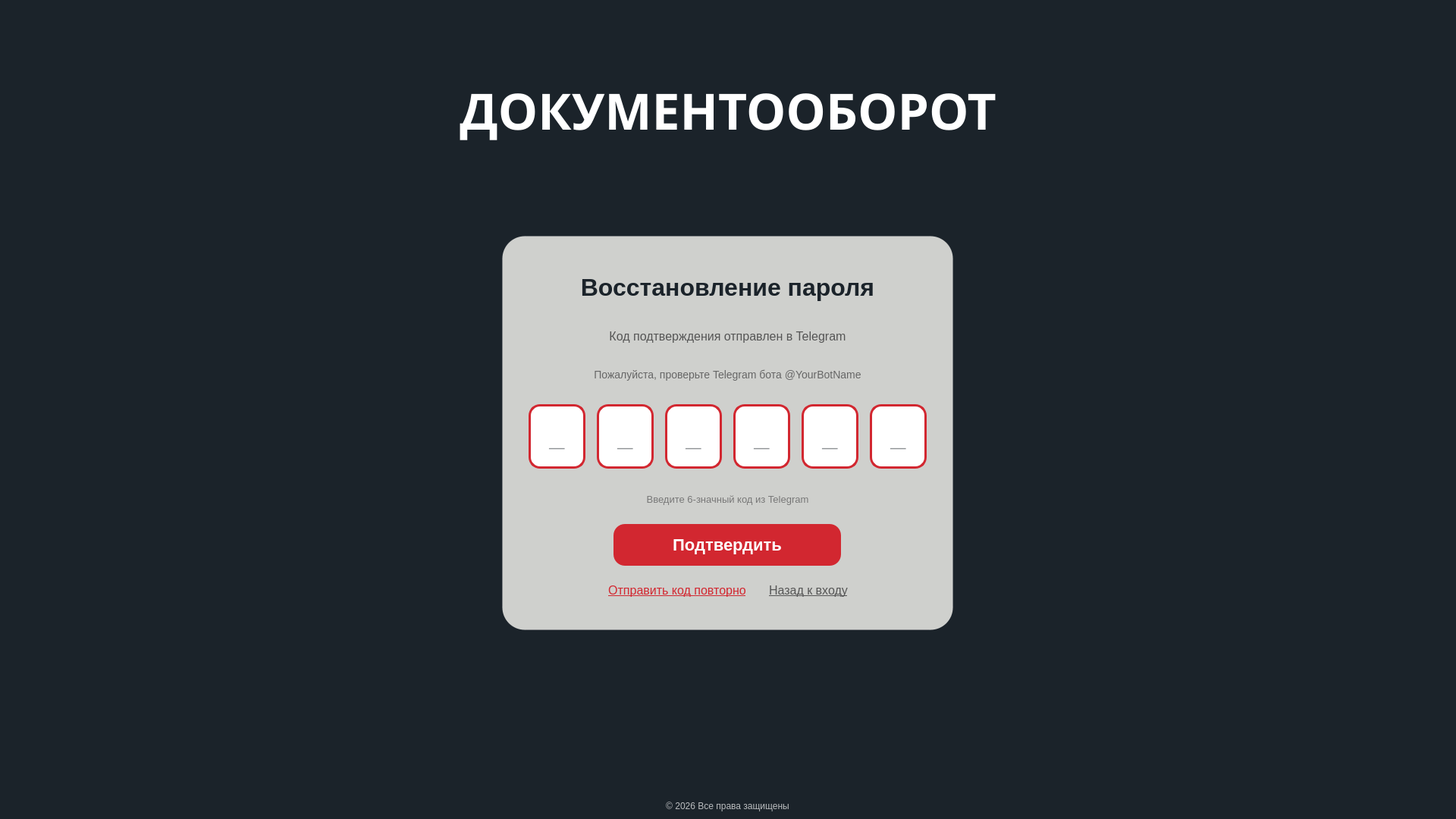
<?xml version="1.0" encoding="UTF-8"?>
<ui version="4.0">
 <class>ResetPasswordWindow</class>
 <widget class="QWidget" name="ResetPasswordWindow">
  <property name="geometry">
   <rect>
    <x>0</x>
    <y>0</y>
    <width>1920</width>
    <height>1080</height>
   </rect>
  </property>
  <property name="windowTitle">
   <string>Восстановление пароля</string>
  </property>
  <property name="styleSheet">
   <string notr="true">background-color: #1B232A;</string>
  </property>
  <layout class="QVBoxLayout" name="mainLayout">
   <property name="spacing">
    <number>0</number>
   </property>
   <property name="leftMargin">
    <number>0</number>
   </property>
   <property name="topMargin">
    <number>0</number>
   </property>
   <property name="rightMargin">
    <number>0</number>
   </property>
   <property name="bottomMargin">
    <number>0</number>
   </property>
   <item>
    <widget class="QWidget" name="backgroundWidget" native="true">
     <property name="styleSheet">
      <string notr="true">background-color: #1B232A;
border: none;</string>
     </property>
     <layout class="QVBoxLayout" name="backgroundLayout">
      <property name="spacing">
       <number>0</number>
      </property>
      <property name="leftMargin">
       <number>0</number>
      </property>
      <property name="topMargin">
       <number>0</number>
      </property>
      <property name="rightMargin">
       <number>0</number>
      </property>
      <property name="bottomMargin">
       <number>0</number>
      </property>
      <item>
       <spacer name="verticalSpacerTop">
        <property name="orientation">
         <enum>Qt::Orientation::Vertical</enum>
        </property>
        <property name="sizeType">
         <enum>QSizePolicy::Policy::Expanding</enum>
        </property>
        <property name="sizeHint" stdset="0">
         <size>
          <width>20</width>
          <height>100</height>
         </size>
        </property>
       </spacer>
      </item>
      <item>
       <widget class="QLabel" name="titleLabel">
        <property name="styleSheet">
         <string notr="true">color: white;
font-family: Xanmono;
font-size: 66px;
font-weight: bold;
background: transparent;</string>
        </property>
        <property name="text">
         <string>ДОКУМЕНТООБОРОТ</string>
        </property>
        <property name="alignment">
         <set>Qt::AlignmentFlag::AlignCenter</set>
        </property>
       </widget>
      </item>
      <item>
       <spacer name="verticalSpacer">
        <property name="orientation">
         <enum>Qt::Orientation::Vertical</enum>
        </property>
        <property name="sizeHint" stdset="0">
         <size>
          <width>20</width>
          <height>40</height>
         </size>
        </property>
       </spacer>
      </item>
      <item alignment="Qt::AlignmentFlag::AlignHCenter">
       <widget class="QWidget" name="logoContainer" native="true">
        <property name="styleSheet">
         <string notr="true">background: transparent;</string>
        </property>
        <layout class="QVBoxLayout" name="logoContainerLayout">
         <property name="spacing">
          <number>10</number>
         </property>
         <property name="leftMargin">
          <number>0</number>
         </property>
         <property name="topMargin">
          <number>0</number>
         </property>
         <property name="rightMargin">
          <number>0</number>
         </property>
         <property name="bottomMargin">
          <number>20</number>
         </property>
        </layout>
       </widget>
      </item>
      <item alignment="Qt::AlignmentFlag::AlignHCenter">
       <widget class="QWidget" name="centralWidget" native="true">
        <property name="minimumSize">
         <size>
          <width>550</width>
          <height>520</height>
         </size>
        </property>
        <property name="maximumSize">
         <size>
          <width>700</width>
          <height>550</height>
         </size>
        </property>
        <property name="styleSheet">
         <string notr="true">background-color: rgba(217, 217, 214, 0.95);
border-radius: 30px;
border: 1px solid rgba(255, 255, 255, 0.1);</string>
        </property>
        <layout class="QVBoxLayout" name="centralLayout">
         <property name="spacing">
          <number>15</number>
         </property>
         <property name="leftMargin">
          <number>35</number>
         </property>
         <property name="topMargin">
          <number>35</number>
         </property>
         <property name="rightMargin">
          <number>35</number>
         </property>
         <property name="bottomMargin">
          <number>35</number>
         </property>
         <item>
          <widget class="QLabel" name="resetTitleLabel">
           <property name="minimumSize">
            <size>
             <width>0</width>
             <height>65</height>
            </size>
           </property>
           <property name="maximumSize">
            <size>
             <width>16777215</width>
             <height>65</height>
            </size>
           </property>
           <property name="styleSheet">
            <string notr="true">color: #1B232A;
font-size: 32px;
font-weight: bold;
background: transparent;
border: none;</string>
           </property>
           <property name="text">
            <string>Восстановление пароля</string>
           </property>
           <property name="alignment">
            <set>Qt::AlignmentFlag::AlignCenter</set>
           </property>
          </widget>
         </item>
         <item>
          <widget class="QLabel" name="infoLabel">
           <property name="styleSheet">
            <string notr="true">color: #555;
font-size: 16px;
background: transparent;
border: none;
padding: 0 10px;</string>
           </property>
           <property name="text">
            <string>Код подтверждения отправлен в Telegram</string>
           </property>
           <property name="alignment">
            <set>Qt::AlignmentFlag::AlignCenter</set>
           </property>
           <property name="wordWrap">
            <bool>true</bool>
           </property>
          </widget>
         </item>
         <item>
          <widget class="QLabel" name="telegramHintLabel">
           <property name="styleSheet">
            <string notr="true">color: #666;
font-size: 14px;
background: transparent;
border: none;
padding: 0 10px;</string>
           </property>
           <property name="text">
            <string>Пожалуйста, проверьте Telegram бота @YourBotName</string>
           </property>
           <property name="alignment">
            <set>Qt::AlignmentFlag::AlignCenter</set>
           </property>
           <property name="wordWrap">
            <bool>true</bool>
           </property>
          </widget>
         </item>
         <item alignment="Qt::AlignmentFlag::AlignHCenter">
          <widget class="QWidget" name="codeContainer" native="true">
           <property name="minimumSize">
            <size>
             <width>420</width>
             <height>100</height>
            </size>
           </property>
           <property name="maximumSize">
            <size>
             <width>600</width>
             <height>100</height>
            </size>
           </property>
           <property name="styleSheet">
            <string notr="true">background: transparent;
border: none;</string>
           </property>
           <layout class="QHBoxLayout" name="codeLayout">
            <property name="spacing">
             <number>15</number>
            </property>
            <property name="leftMargin">
             <number>0</number>
            </property>
            <property name="topMargin">
             <number>0</number>
            </property>
            <property name="rightMargin">
             <number>0</number>
            </property>
            <property name="bottomMargin">
             <number>0</number>
            </property>
            <item>
             <widget class="QLineEdit" name="codeDigit1">
              <property name="minimumSize">
               <size>
                <width>65</width>
                <height>80</height>
               </size>
              </property>
              <property name="maximumSize">
               <size>
                <width>75</width>
                <height>85</height>
               </size>
              </property>
              <property name="cursor">
               <cursorShape>IBeamCursor</cursorShape>
              </property>
              <property name="styleSheet">
               <string notr="true">background-color: white;
border: 3px solid #D22730;
border-radius: 15px;
color: #1B232A;
font-size: 36px;
font-weight: bold;
text-align: center;
padding: 0;
selection-background-color: #D22730;
selection-color: white;</string>
              </property>
              <property name="text">
               <string/>
              </property>
              <property name="maxLength">
               <number>1</number>
              </property>
              <property name="placeholderText">
               <string>_</string>
              </property>
              <property name="alignment">
               <set>Qt::AlignmentFlag::AlignCenter</set>
              </property>
             </widget>
            </item>
            <item>
             <widget class="QLineEdit" name="codeDigit2">
              <property name="minimumSize">
               <size>
                <width>65</width>
                <height>80</height>
               </size>
              </property>
              <property name="maximumSize">
               <size>
                <width>75</width>
                <height>85</height>
               </size>
              </property>
              <property name="cursor">
               <cursorShape>IBeamCursor</cursorShape>
              </property>
              <property name="styleSheet">
               <string notr="true">background-color: white;
border: 3px solid #D22730;
border-radius: 15px;
color: #1B232A;
font-size: 36px;
font-weight: bold;
text-align: center;
padding: 0;
selection-background-color: #D22730;
selection-color: white;</string>
              </property>
              <property name="text">
               <string/>
              </property>
              <property name="maxLength">
               <number>1</number>
              </property>
              <property name="placeholderText">
               <string>_</string>
              </property>
              <property name="alignment">
               <set>Qt::AlignmentFlag::AlignCenter</set>
              </property>
             </widget>
            </item>
            <item>
             <widget class="QLineEdit" name="codeDigit3">
              <property name="minimumSize">
               <size>
                <width>65</width>
                <height>80</height>
               </size>
              </property>
              <property name="maximumSize">
               <size>
                <width>75</width>
                <height>85</height>
               </size>
              </property>
              <property name="cursor">
               <cursorShape>IBeamCursor</cursorShape>
              </property>
              <property name="styleSheet">
               <string notr="true">background-color: white;
border: 3px solid #D22730;
border-radius: 15px;
color: #1B232A;
font-size: 36px;
font-weight: bold;
text-align: center;
padding: 0;
selection-background-color: #D22730;
selection-color: white;</string>
              </property>
              <property name="text">
               <string/>
              </property>
              <property name="maxLength">
               <number>1</number>
              </property>
              <property name="placeholderText">
               <string>_</string>
              </property>
              <property name="alignment">
               <set>Qt::AlignmentFlag::AlignCenter</set>
              </property>
             </widget>
            </item>
            <item>
             <widget class="QLineEdit" name="codeDigit4">
              <property name="minimumSize">
               <size>
                <width>65</width>
                <height>80</height>
               </size>
              </property>
              <property name="maximumSize">
               <size>
                <width>75</width>
                <height>85</height>
               </size>
              </property>
              <property name="cursor">
               <cursorShape>IBeamCursor</cursorShape>
              </property>
              <property name="styleSheet">
               <string notr="true">background-color: white;
border: 3px solid #D22730;
border-radius: 15px;
color: #1B232A;
font-size: 36px;
font-weight: bold;
text-align: center;
padding: 0;
selection-background-color: #D22730;
selection-color: white;</string>
              </property>
              <property name="text">
               <string/>
              </property>
              <property name="maxLength">
               <number>1</number>
              </property>
              <property name="placeholderText">
               <string>_</string>
              </property>
              <property name="alignment">
               <set>Qt::AlignmentFlag::AlignCenter</set>
              </property>
             </widget>
            </item>
            <item>
             <widget class="QLineEdit" name="codeDigit5">
              <property name="minimumSize">
               <size>
                <width>65</width>
                <height>80</height>
               </size>
              </property>
              <property name="maximumSize">
               <size>
                <width>75</width>
                <height>85</height>
               </size>
              </property>
              <property name="cursor">
               <cursorShape>IBeamCursor</cursorShape>
              </property>
              <property name="styleSheet">
               <string notr="true">background-color: white;
border: 3px solid #D22730;
border-radius: 15px;
color: #1B232A;
font-size: 36px;
font-weight: bold;
text-align: center;
padding: 0;
selection-background-color: #D22730;
selection-color: white;</string>
              </property>
              <property name="text">
               <string/>
              </property>
              <property name="maxLength">
               <number>1</number>
              </property>
              <property name="placeholderText">
               <string>_</string>
              </property>
              <property name="alignment">
               <set>Qt::AlignmentFlag::AlignCenter</set>
              </property>
             </widget>
            </item>
            <item>
             <widget class="QLineEdit" name="codeDigit6">
              <property name="minimumSize">
               <size>
                <width>65</width>
                <height>80</height>
               </size>
              </property>
              <property name="maximumSize">
               <size>
                <width>75</width>
                <height>85</height>
               </size>
              </property>
              <property name="cursor">
               <cursorShape>IBeamCursor</cursorShape>
              </property>
              <property name="styleSheet">
               <string notr="true">background-color: white;
border: 3px solid #D22730;
border-radius: 15px;
color: #1B232A;
font-size: 36px;
font-weight: bold;
text-align: center;
padding: 0;
selection-background-color: #D22730;
selection-color: white;</string>
              </property>
              <property name="text">
               <string/>
              </property>
              <property name="maxLength">
               <number>1</number>
              </property>
              <property name="placeholderText">
               <string>_</string>
              </property>
              <property name="alignment">
               <set>Qt::AlignmentFlag::AlignCenter</set>
              </property>
             </widget>
            </item>
           </layout>
          </widget>
         </item>
         <item>
          <widget class="QLabel" name="codeHintLabel">
           <property name="styleSheet">
            <string notr="true">color: #777;
font-size: 13px;
background: transparent;
border: none;</string>
           </property>
           <property name="text">
            <string>Введите 6-значный код из Telegram</string>
           </property>
           <property name="alignment">
            <set>Qt::AlignmentFlag::AlignCenter</set>
           </property>
          </widget>
         </item>
         <item alignment="Qt::AlignmentFlag::AlignHCenter">
          <widget class="QPushButton" name="resetPasswordButton">
           <property name="minimumSize">
            <size>
             <width>300</width>
             <height>55</height>
            </size>
           </property>
           <property name="maximumSize">
            <size>
             <width>450</width>
             <height>55</height>
            </size>
           </property>
           <property name="cursor">
            <cursorShape>PointingHandCursor</cursorShape>
           </property>
           <property name="styleSheet">
            <string notr="true">background-color: #D22730;
color: white;
border-radius: 15px;
font-weight: bold;
font-size: 22px;
border: none;
padding: 15px;
transition: background-color 0.3s ease;</string>
           </property>
           <property name="text">
            <string>Подтвердить</string>
           </property>
          </widget>
         </item>
         <item>
          <widget class="QWidget" name="actionsWidget" native="true">
           <property name="minimumSize">
            <size>
             <width>0</width>
             <height>30</height>
            </size>
           </property>
           <property name="styleSheet">
            <string notr="true">background: transparent;
border: none;</string>
           </property>
           <layout class="QHBoxLayout" name="actionsLayout">
            <property name="spacing">
             <number>0</number>
            </property>
            <property name="leftMargin">
             <number>0</number>
            </property>
            <property name="topMargin">
             <number>0</number>
            </property>
            <property name="rightMargin">
             <number>0</number>
            </property>
            <property name="bottomMargin">
             <number>0</number>
            </property>
            <item>
             <spacer name="actionsSpacerLeft">
              <property name="orientation">
               <enum>Qt::Orientation::Horizontal</enum>
              </property>
              <property name="sizeType">
               <enum>QSizePolicy::Policy::Expanding</enum>
              </property>
              <property name="sizeHint" stdset="0">
               <size>
                <width>40</width>
                <height>20</height>
               </size>
              </property>
             </spacer>
            </item>
            <item>
             <widget class="QPushButton" name="resendCodeButton">
              <property name="cursor">
               <cursorShape>PointingHandCursor</cursorShape>
              </property>
              <property name="styleSheet">
               <string notr="true">background: transparent;
color: #D22730;
font-size: 16px;
border: none;
text-decoration: underline;
padding: 5px 15px;</string>
              </property>
              <property name="text">
               <string>Отправить код повторно</string>
              </property>
              <property name="flat">
               <bool>true</bool>
              </property>
             </widget>
            </item>
            <item>
             <widget class="QPushButton" name="backToLoginButton">
              <property name="cursor">
               <cursorShape>PointingHandCursor</cursorShape>
              </property>
              <property name="styleSheet">
               <string notr="true">background: transparent;
color: #555;
font-size: 16px;
border: none;
text-decoration: underline;
padding: 5px 15px;</string>
              </property>
              <property name="text">
               <string>Назад к входу</string>
              </property>
              <property name="flat">
               <bool>true</bool>
              </property>
             </widget>
            </item>
            <item>
             <spacer name="actionsSpacerRight">
              <property name="orientation">
               <enum>Qt::Orientation::Horizontal</enum>
              </property>
              <property name="sizeType">
               <enum>QSizePolicy::Policy::Expanding</enum>
              </property>
              <property name="sizeHint" stdset="0">
               <size>
                <width>40</width>
                <height>20</height>
               </size>
              </property>
             </spacer>
            </item>
           </layout>
          </widget>
         </item>
        </layout>
       </widget>
      </item>
      <item>
       <spacer name="verticalSpacerBetween">
        <property name="orientation">
         <enum>Qt::Orientation::Vertical</enum>
        </property>
        <property name="sizeType">
         <enum>QSizePolicy::Policy::Expanding</enum>
        </property>
        <property name="sizeHint" stdset="0">
         <size>
          <width>20</width>
          <height>40</height>
         </size>
        </property>
       </spacer>
      </item>
      <item alignment="Qt::AlignmentFlag::AlignHCenter">
       <widget class="QLabel" name="logoLabel">
        <property name="minimumSize">
         <size>
          <width>200</width>
          <height>100</height>
         </size>
        </property>
        <property name="maximumSize">
         <size>
          <width>200</width>
          <height>150</height>
         </size>
        </property>
        <property name="styleSheet">
         <string notr="true">border-image: url(D:/Documents/client/icons/logo.png);</string>
        </property>
        <property name="text">
         <string/>
        </property>
        <property name="alignment">
         <set>Qt::AlignmentFlag::AlignCenter</set>
        </property>
       </widget>
      </item>
      <item>
       <spacer name="verticalSpacerBottom">
        <property name="orientation">
         <enum>Qt::Orientation::Vertical</enum>
        </property>
        <property name="sizeType">
         <enum>QSizePolicy::Policy::Minimum</enum>
        </property>
        <property name="sizeHint" stdset="0">
         <size>
          <width>20</width>
          <height>15</height>
         </size>
        </property>
       </spacer>
      </item>
      <item alignment="Qt::AlignmentFlag::AlignHCenter">
       <widget class="QLabel" name="footerLabel">
        <property name="styleSheet">
         <string notr="true">color: rgba(255, 255, 255, 0.7);
font-size: 12px;
background: transparent;
padding: 10px;</string>
        </property>
        <property name="text">
         <string>© 2026 Все права защищены</string>
        </property>
        <property name="alignment">
         <set>Qt::AlignmentFlag::AlignCenter</set>
        </property>
       </widget>
      </item>
     </layout>
    </widget>
   </item>
  </layout>
 </widget>
 <resources/>
 <connections/>
</ui>
